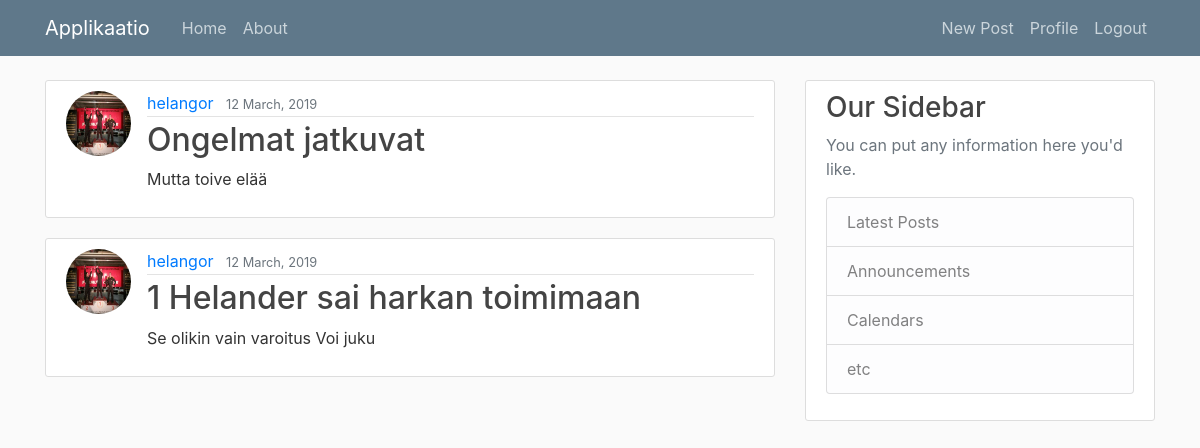
Before: / (signed in) with the older database file.
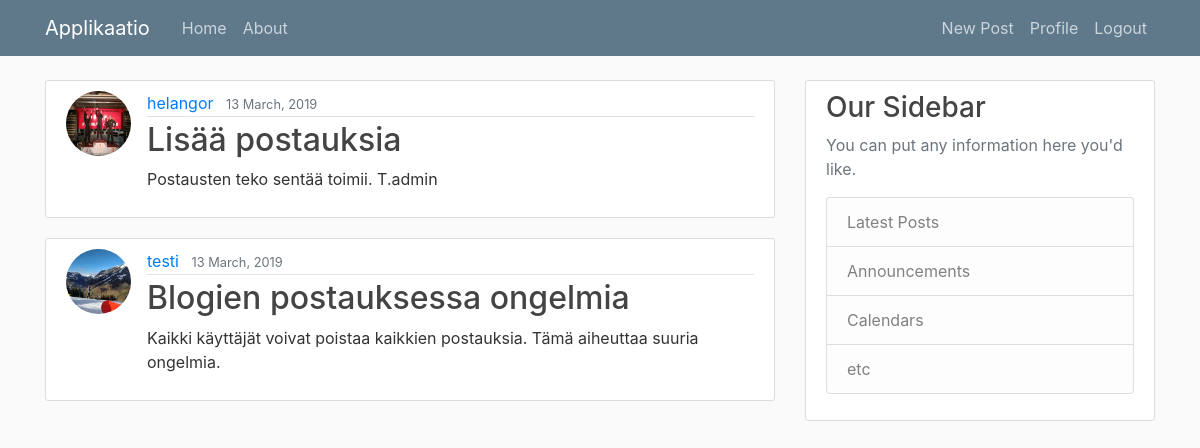
After: the same page with the newer database file.
### applikaatio/models.py (models this page shows, shortened)
class Post(models.Model):
    title = models.CharField(max_length=100)
    content = models.TextField()
    date_posted = models.DateTimeField(default=timezone.now)
    author = models.ForeignKey(User, on_delete=models.CASCADE)

### users/models.py (models this page shows, shortened)
class Profile(models.Model):
    user = models.OneToOneField(User, on_delete=models.CASCADE)
    image = models.ImageField(default='default.jpg', upload_to='profile_pics')

### applikaatio/views.py (the view)
# urls.py: path('', PostListView.as_view(), name='applikaatio-home'),
class PostListView(ListView):
    model = Post
    template_name = 'applikaatio/home.html' #<app>/<model>_<viewtype>.html
    context_object_name = 'posts'
    ordering = ['-date_posted']

### applikaatio/templates/applikaatio/home.html
{% extends "applikaatio/base.html" %}
{% block content %}
  {% for post in posts%}
    <article class="media content-section">
      <img class="rounded-circle article-img" src="{{ post.author.profile.image.url }}">
      <div class="media-body">
        <div class="article-metadata">
          <a class="mr-2" href="#">{{ post.author }}</a>
          <small class="text-muted">{{ post.date_posted|date:"j F, Y" }}</small>
        </div>
        <h2><a class="article-title" href="{% url 'post-detail' post.id %}">{{ post.title }}</a></h2>
        <p class="article-content">{{ post.content }}</p>
      </div>
    </article>
  {% endfor %}
{% endblock content %}

Changed rows visible on the page:
removed Post: author.profile.image (picture), author "helangor", date_posted "12 March, 2019", title "Ongelmat jatkuvat", content "Mutta toive elää"
removed Post: author.profile.image (picture), author "helangor", date_posted "12 March, 2019", title "1 Helander sai harkan toimimaan", content "Se olikin vain varoitus Voi juku"
added Post: author.profile.image (picture), author "helangor", date_posted "13 March, 2019", title "Lisää postauksia", content "Postausten teko sentää toimii. T.admin"
added Post: author.profile.image (picture), author "testi", date_posted "13 March, 2019", title "Blogien postauksessa ongelmia", content "Kaikki käyttäjät voivat poistaa kaikkien postauksia. Tämä aiheuttaa suuria ongelmia."
